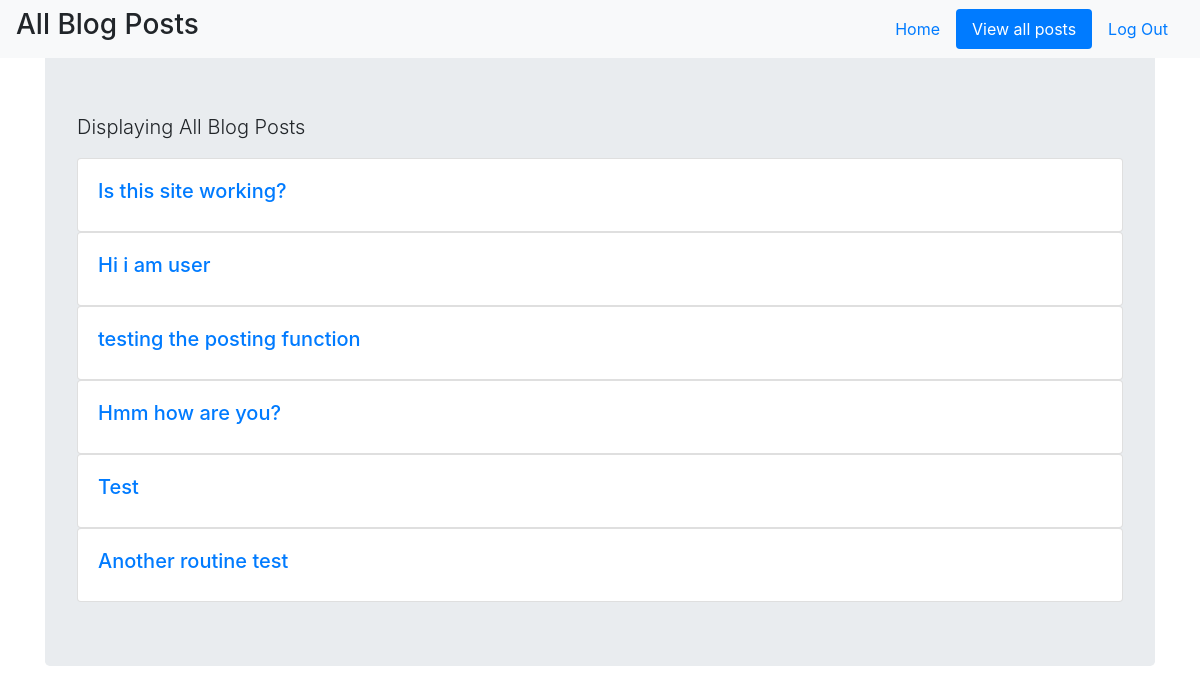
The app's page /posts (signed in), older data.
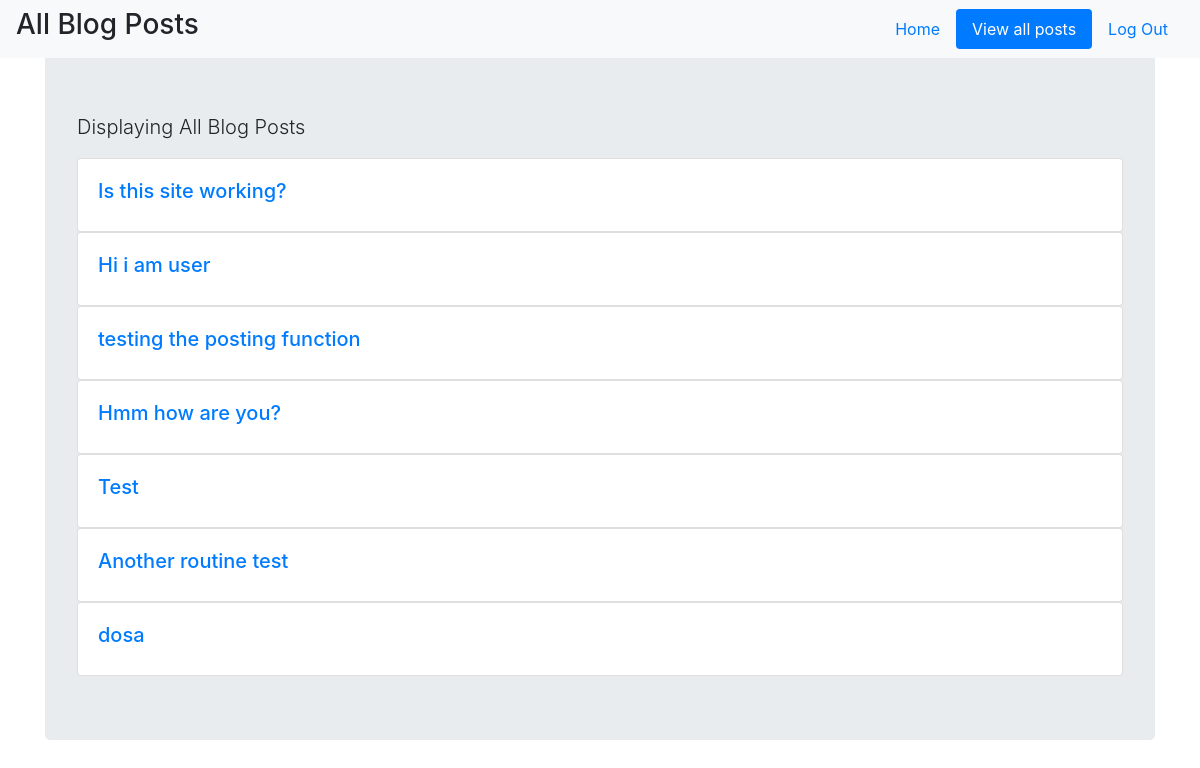
The same page, newer data.
### tables this page shows
CREATE TABLE "Blogs" (
	"id"	INTEGER PRIMARY KEY AUTOINCREMENT,
	"blogger_id"	INTEGER NOT NULL,
	"post"	TEXT NOT NULL
);

### blog.py (the view)
@app.route('/posts')
def posts():
    if session['logged_in']==False:
        return redirect(url_for('sign_in'))
    else:
        user_id = session['user_id']
        db = get_db()
        user_posts = db.execute('SELECT * FROM Blogs').fetchall()
        return render_template('posts.html', user_posts=user_posts)

### blog.py (called while the page is built)
def get_db():
    db = sqlite3.connect('blog.sqlite3')
    db.row_factory = sqlite3.Row
    return db

### templates/posts.html
{% extends "layout.html" %}
{% block body %}
<nav class="navbar fixed-top navbar-light bg-light"
    <a class="navbar-brand" href="#"><h3>All Blog Posts</h3></a>
    <ul class="nav nav-pills">
      <li class="nav-item">
        <a class="nav-link" href="/home">Home</a>
      </li>
      <li class="nav-item">
        <a class="nav-link active" href="/posts">View all posts</a>
      </li>
      <li class="nav-item">
        <a class="nav-link" href="/log_out">Log Out</a>
      </li>
    </ul>
</nav>
<div class="jumbotron">
    <p class="lead">Displaying All Blog Posts</p>
    {% for post in user_posts %}
      <a href="{{ url_for('view', id=post['id']) }}">
        <div class="card">
          <div class="card-body">
            <h5 class="title">{{ post['post'] }}</h5>
          </div>
        </div>
      </a>
    {% endfor %}
</div>
{% endblock %}

### templates/layout.html (shortened to what this page needs)
<!doctype html>
<html>
<head>
    <link rel="stylesheet" type"text/css" href="/static/css/bootstrap.css">
</head>
<body class="pt-5">
    <div class="container">
        {% block body %}{% endblock %}
    </div>
</body>
</html>

Row changes from the older to the newer data that the page shows:
added Blogs: post "dosa"
